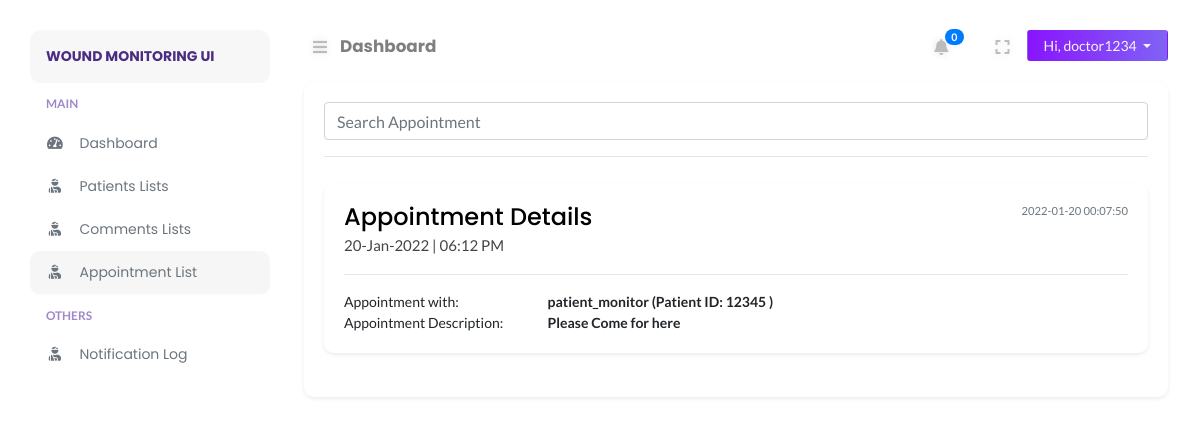
The app's page /doctor/appointment-list.php (signed in) with its own data.
### tables this page shows
CREATE TABLE `user_master` (
  `m_id` int(11) NOT NULL,
  `m_name` longtext NOT NULL,
  `m_identity` longtext DEFAULT NULL,
  `m_regis_id` varchar(255) DEFAULT NULL,
  `m_gender` varchar(45) DEFAULT NULL,
  `m_type` varchar(45) NOT NULL COMMENT 'p: patient\\nd: doctor\\ndop: department of pathology\\n',
  `password` longtext NOT NULL,
  `flag` int(11) NOT NULL DEFAULT 1 COMMENT '0: do not show (meaning delete from user perspective)\\\\n1: show',
  `email` longtext NOT NULL,
  `phone` longtext NOT NULL,
  `doctor_inCharge` int(11) NOT NULL DEFAULT 0,
  `m_dob` date DEFAULT NULL,
  `m_age` varchar(255) DEFAULT NULL,
  `m_address` varchar(255) DEFAULT NULL,
  `m_city` varchar(255) DEFAULT NULL,
  `m_state` varchar(255) DEFAULT NULL,
  `m_zipcode` varchar(255) DEFAULT NULL,
  `token` longtext NOT NULL,
  `tokenExpire` datetime DEFAULT NULL,
  `created_at` datetime NOT NULL,
  `updated_at` datetime NOT NULL
);

CREATE TABLE `appointment` (
  `a_id` int(11) NOT NULL,
  `patient_id` int(11) DEFAULT NULL,
  `doctor_id` int(11) DEFAULT NULL,
  `description` varchar(255) DEFAULT NULL,
  `apoinment_date` datetime DEFAULT NULL,
  `created_at` datetime NOT NULL DEFAULT current_timestamp()
);

### doctor/includes/path.inc.php (called while the page is built, shortened)
<?php
switch ($_SERVER["SCRIPT_NAME"]) {
    default:
        $CURRENT_PAGE = "Dashboard";
        break;
}

### doctor/includes/session.inc.php (called while the page is built, shortened)
<?php
    $sess_id = $_SESSION["d_sess_id"];
    $doctorstmt = $conn->prepare("SELECT * FROM user_master WHERE m_id = ?");
    $doctorstmt->bind_param("i", $sess_id);
    $doctorstmt->execute();
    $doctor_result = $doctorstmt->get_result();
    $doctor_row = $doctor_result->fetch_assoc();

### doctor/appointment-list.php (the view, shortened to what this page needs)
<?php
require_once("../config/autoload.php");
include("includes/session.inc.php");
include("includes/path.inc.php");
?>
<!DOCTYPE html>
<html lang="en">
<head>
</head>
<body>
    <div class="page-content" id="content">
        <?php include HEADER; ?>
        <?php
        $appointment_arr = [];
        $getAppointment = "SELECT a.*,  um.m_regis_id, um.m_name FROM appointment as a inner join user_master as um on um.m_id = a.patient_id WHERE doctor_id = '$sess_id' order by apoinment_date;;";
        $result_Appointment = $conn->query($getAppointment);
        while($row_appointment = $result_Appointment->fetch_assoc()){
            $appointment_arr[] = $row_appointment;
        }
        ?>
        <div class="row">
            <div class="col-12">
                <div class="card shadow-sm rounded">
                    <div class="card-body">
                        <div class="card-inner">
                            <input type="text" id="myInput" onkeyup="myFunction()" class="form-control" placeholder="Search Appointment">
                            <hr>
                            <ul id="myUL">
                                <?php if (!empty($appointment_arr)) : ?>
                                    <?php foreach ($appointment_arr as $n_arr) : ?>
                                            <li>
                                                <div class="row">
                                                    <div class="col-12">
                                                        <div class="card shadow-sm rounded">
                                                            <div class="card-body">
                                                                <div class="card-inner">
                                                                    <div class="d-flex justify-content-between">
                                                                        <div style="color: black;">
                                                                            <h4>Appointment Details</h3>
                                                                            <?php
                                                                                $d = new DateTime($n_arr['apoinment_date']);
                                                                            ?>
                                                                            <p><?= $d->format( 'd-M-Y' ) ?>  |  <?= $d->format('h:i A') ?> </p>
                                                                        </div>
                                                                        <div class="text-muted" style="font-size: 0.8em;"><?= $n_arr['created_at'] ?></div>
                                                                    </div>
                                                                    <hr>
                                                                    <div class="row">
                                                                        <div class="col-3">Appointment with: </div>
                                                                        <div class="col"><b><?= $n_arr['m_name'] ?> (Patient ID: <?= $n_arr['m_regis_id'] ?> )</b></div>
                                                                    </div>
                                                                    <div class="row">
                                                                        <div class="col-3">Appointment Description: </div>
                                                                        <div class="col"><b><?= $n_arr['description'] ?></b></div>
                                                                    </div>
                                                                </div>
                                                            </div>
                                                        </div>
                                                    </div>
                                                </div>
                                            </li>
                                    <?php endforeach ?>
                                <?php endif ?>
                            </ul>
                        </div>
                    </div>
                </div>
            </div>
        </div>
    </div>
</body>
</html>

### doctor/layouts/nav_header.php (shortened to what this page needs)
<nav class="navbar navbar-header mb-2">
    <ul class="nav mr-auto">
        <li class="nav-item">
            <button class="btn btn-sm btn-expand" id="sidebarCollapse"><i class="fa fa-bars"></i></button>
        </li>
        <li class="nav-item nav-title">
            <a href="<?php echo $_SERVER["REQUEST_URI"]; ?>"><?php echo $CURRENT_PAGE; ?></a>
        </li>
    </ul>
    <ul class="nav ml-auto">
        <li class="nav-item mr-2">
            <div style="display: inline-block;">
                <button class="btn btn-sm btn-expand" id="notification_button" data-toggle="dropdown" aria-haspopup="true" aria-expanded="false"><i class="fa fa-bell"></i> </button>
                <span class="badge badge-pill badge-primary" style="position: relative; right: 15px; top: -10px;">
                    <?php
                    $notification_count = 0;
                    if ($notification_count < 100) {
                        echo $notification_count;
                    } else {
                        echo '99+';
                    }
                    ?>
                </span>
            </div>
        </li>
        <li class="nav-item mr-2">
            <button class="btn btn-sm btn-expand" id="full-view"><i class="fa fa-expand"></i></button>
        </li>
        <li class="nav-item">
            <div class="btn-group">
                <button type="button" class="btn btn-sm dropdown-toggle btn-profile px-3" data-toggle="dropdown" aria-haspopup="true" aria-expanded="false">
                    Hi, <?php echo $doctor_row["m_name"]; ?>
                </button>
            </div>
        </li>
    </ul>
</nav>

### assets/css/typography.css (style rules this page uses)
body { font-size: 14px; font-family: 'Lato', sans-serif; }
h1, h2, h3, h4, h5, h6 { margin: 0; font-family: 'Poppins', 'Helvetica', sans-serif; }
p { font-family: 'Lato', sans-serif; font-size: 15px; line-height: 26px; color: #444; margin-bottom: 0; }
a, a:visited { text-decoration: none; transition: all 0.3s ease-in-out; -webkit-transition: all 0.3s ease-in-out; -moz-transition: all 0.3s ease-in-out; -o-transition: all 0.3s ease-in-out; outline: 0; font-family: 'Poppins', 'Helvetica', sans-serif; }
ul, ol { margin-bottom: 0px; margin-top: 0px; padding: 0; }
ul { margin: 0; list-style-type: none; }
button { cursor: pointer; outline: none!important; letter-spacing: 0; }

### assets/css/default.css (style rules this page uses)
.navbar-header { padding: 0 !important; }
.nav-title { padding-top: 4px; margin-left: 4px; }
.nav-title a { font-weight: bold; font-size: 1.05rem; color: rgba(0, 0, 0, .5); }
.btn-profile { background: linear-gradient(to right, #8914fe 0%, #8063f5 100%); color: #f5f5f5; }
button.btn-expand { font-size: 16px !important; color: #bdbcbc; vertical-align: middle; text-shadow: 0 0 8px rgba(0, 0, 0, 0.12); -webkit-transition: color 0.3s ease 0s; transition: color 0.3s ease 0s; }
button#full-view { display: inline-block; }
body { overflow-x: hidden; background: #fff; }
.page-content { width: calc(100% - 15rem); margin-left: 16rem; transition: all 0.4s; padding: 1.9rem 3rem; }
:root { --primary-color: #6F42C2; }
.card { margin: 10px 0; border-radius: 10px !important; border: 0; margin-bottom: 1.5rem; box-shadow: 0 2px 2px 3px rgba(0, 0, 0, .04); transition: all .2s ease-in-out; }

### assets/css/login.css (style rules this page uses)
html { min-height: 100%; position: relative; }

### records on screen
user_master: m_name "doctor1234"
appointment: apoinment_date "20-Jan-2022", apoinment_date "06:12 PM", created_at "2022-01-20 00:07:50", user_master.m_name "patient_monitor", user_master.m_regis_id "12345", description "Please Come for here"

### other values on screen
$BRAND_NAME "WOUND MONITORING UI"
$CURRENT_PAGE "Dashboard"
$notification_count "0"
